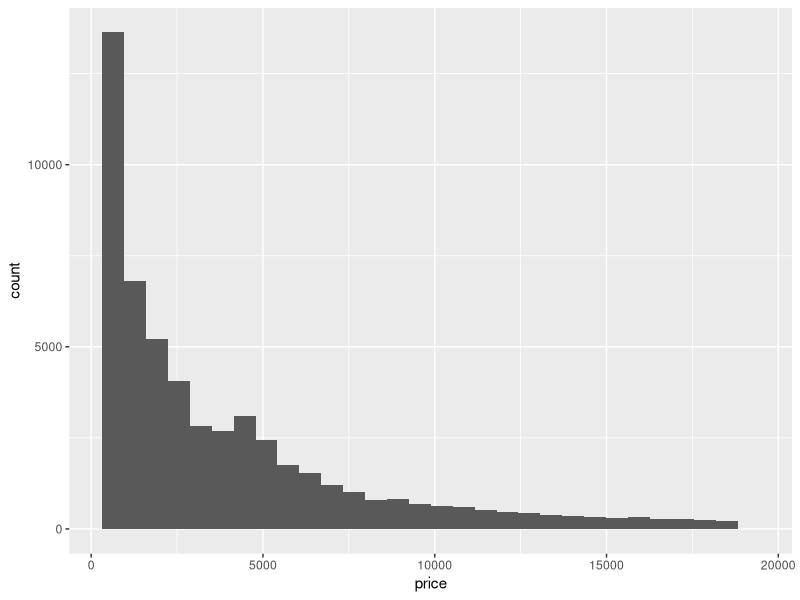
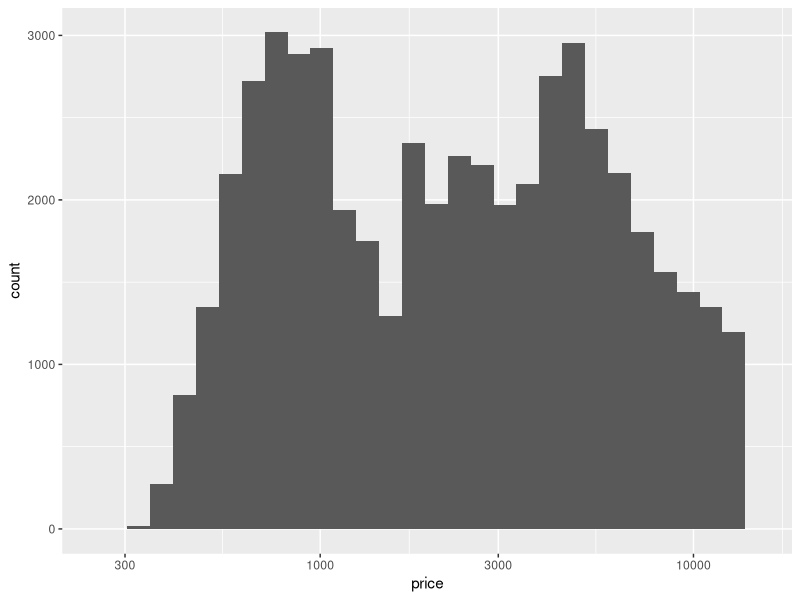
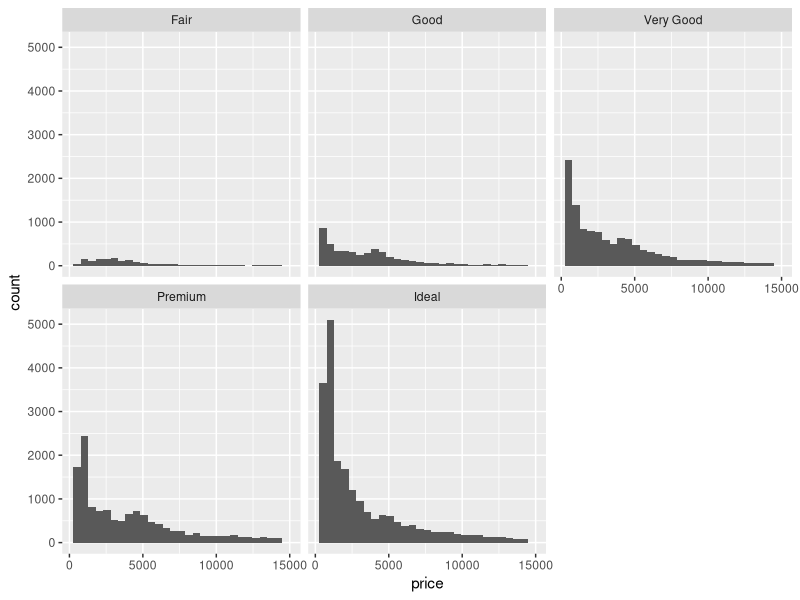
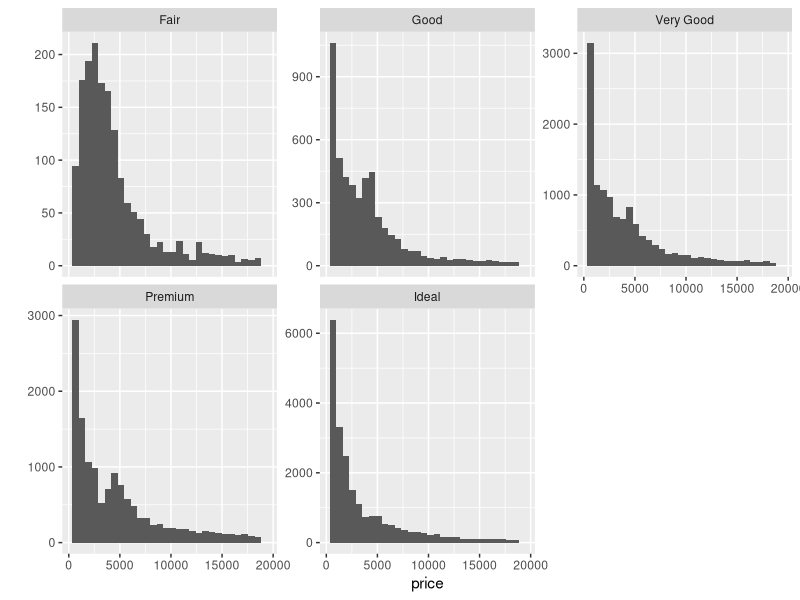
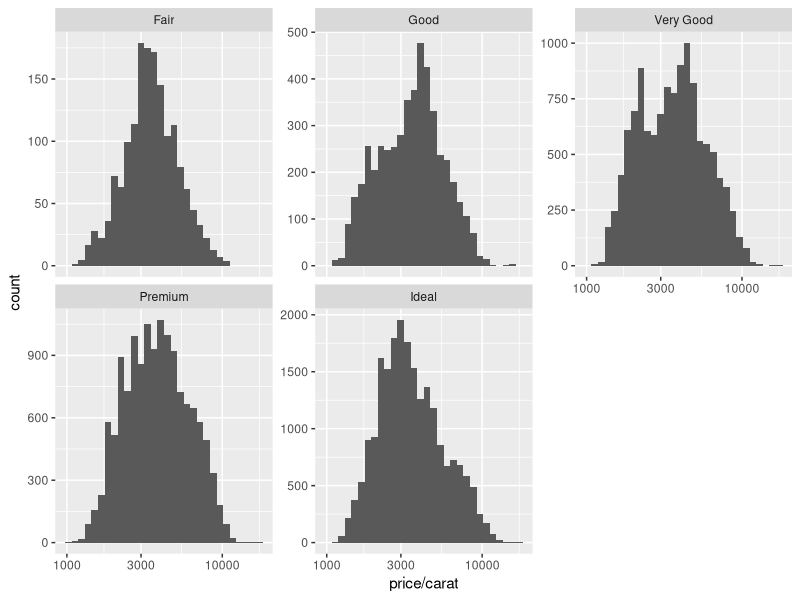
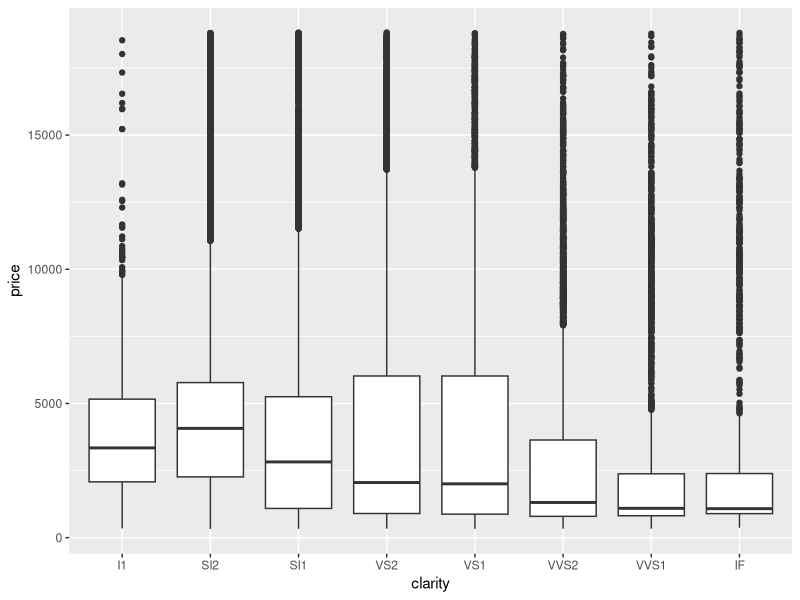
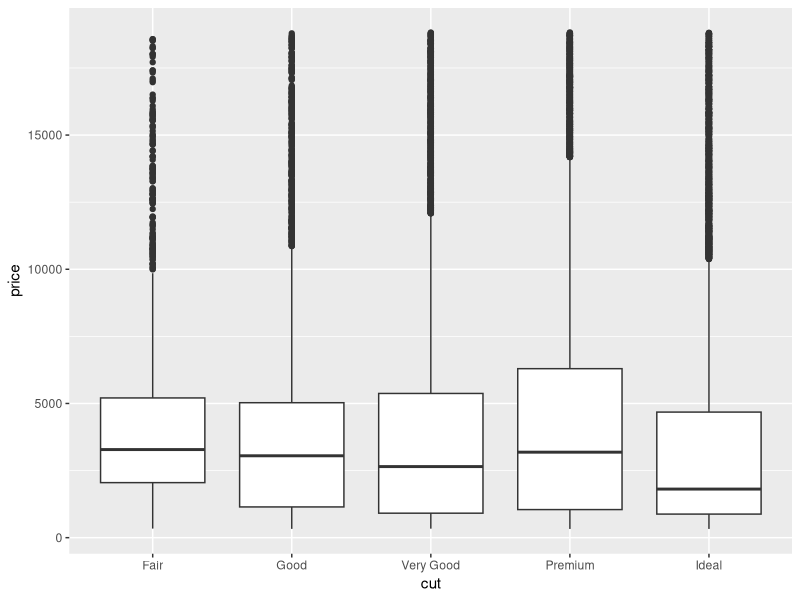
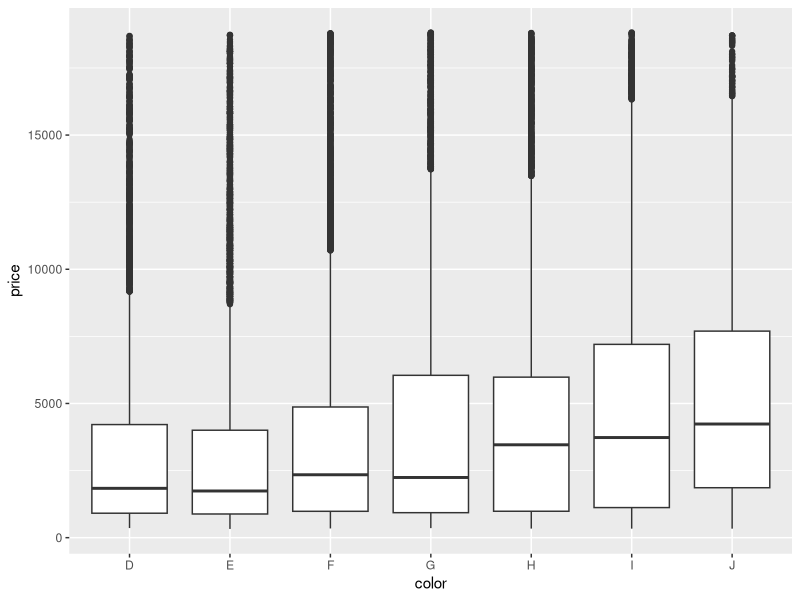

Write the R code that produced these figures, in order.
## ---- chunk 1

library(ggplot2) #must load the ggplot package first
dm = data(diamonds) #loads the diamonds data set since it comes with the ggplot package
## ---- chunk 2
summary(diamonds)
nrow(diamonds)
ncol(diamonds)
by( diamonds$cut,diamonds$color,summary)
?diamonds
## ---- chunk 3
ggplot(aes(x = price), data = diamonds)+
  geom_histogram()
## ---- chunk 4
sum(diamonds$price<500)
sum(diamonds$price<250)
sum(diamonds$price>=15000)
## ---- chunk 5
ggplot(aes(x = price), data = diamonds)+
  geom_histogram()+
  scale_x_log10(limits = c (250,15000))
ggsave('dimondpriceshistogram.png')
## ---- chunk 6
ggplot(aes(x = price), data = diamonds)+
  geom_histogram()+
  scale_x_continuous(limits = c (250,15000))+
  facet_wrap(~cut)

## ---- chunk 7
by(diamonds$price,diamonds$cut,max)
## ---- chunk 8
qplot(x = price, data = diamonds) + facet_wrap(~cut,scales = "free_y")
?facet_wrap

## ---- chunk 9
ggplot( aes(x= price/carat), data = diamonds)+
  geom_histogram()+
  scale_x_log10()+
  facet_wrap(~cut, scales = "free_y")
## ---- chunk 10
qplot(x = clarity,y = price,  data = diamonds,geom = "boxplot")
qplot(x = cut,y = price,  data = diamonds,geom = "boxplot")
qplot(x = color,y = price,  data = diamonds,geom = "boxplot")
  
## ---- chunk 11
by(diamonds$price, diamonds$color,summary)
IQR(diamonds[diamonds$color == 'J',]$price)

## ---- chunk 12
qplot(x = color, y = price/carat, data = diamonds,geom = 'boxplot')

## ---- chunk 13
qplot(x= carat, data = diamonds, geom = 'freqpoly',binwidth = 0.01)+
  scale_y_continuous(breaks = seq(0,10000,2000))

table(diamonds$carat)[table(diamonds$carat)>2000]


## ---- chunk 14
library(readxl)
library(tidyr)
womenmarriage =  read_excel("indicator age of marriage.xlsx", na = "NA" )
names(womenmarriage)[1] = "Country"
df <- gather(womenmarriage,"year","n",2:ncol(womenmarriage))
df$year=as.integer(df$year)
head(df)
remove_missing(df)
